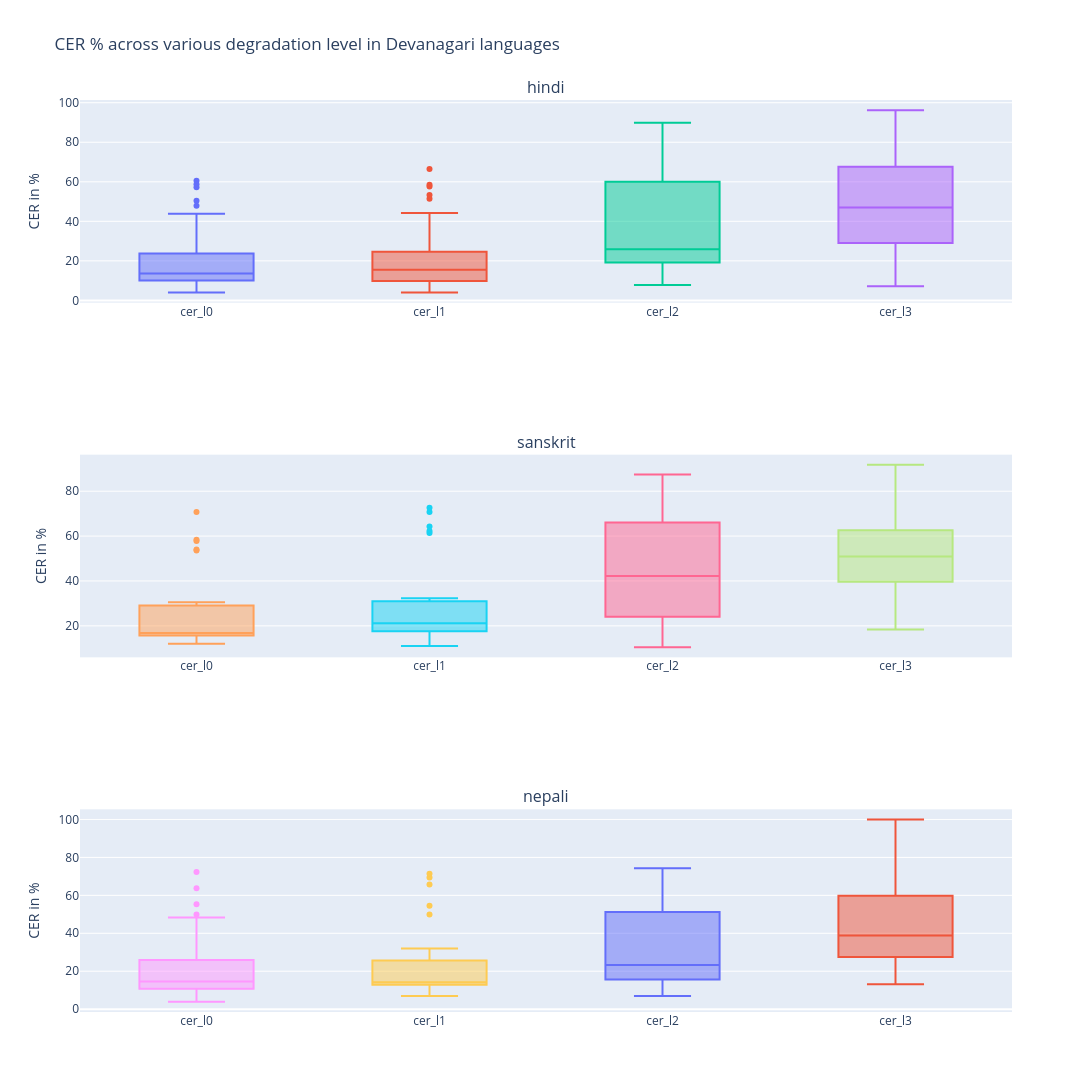

Here is the notebook cell this chart was saved with:
### Code cell
display_box_plot(results_df=results_devanagari, script='Devanagari', metric_type='CER').show()

### Figure 1 — Plotly figure (JSON) as saved in the notebook; plotly's stock layout.template omitted (floating-point values rounded to 4 significant figures)
{"data": [{"name": "cer_l0", "text": ["Devanagari_Noto_Sans_19", "Devanagari_Noto_Serif_Devanagari_18", "Devanagari_Anek_Devanagari_22", "Devanagari_Noto_Sans_23", "Devanagari_Poppins_13", "Devanagari_Poppins_29", "Devanagari_Poppins_4", "Devanagari_Anek_Devanagari_12", "Devanagari_Noto_Sans_3", "Devanagari_Noto_Sans_24", "Devanagari_Anek_Devanagari_25", "Devanagari_Poppins_2", "Devanagari_Noto_Sans_Devanagari_27", "Devanagari_Poppins_15", "Devanagari_Noto_Serif_Devanagari_7", "Devanagari_Noto_Sans_Devanagari_28", "Devanagari_Anek_Devanagari_26", "Devanagari_Noto_Serif_Devanagari_30", "Devanagari_Noto_Serif_Devanagari_8", "Devanagari_Poppins_20", "Devanagari_Noto_Sans_10", "Devanagari_Anek_Devanagari_11", "Devanagari_Noto_Sans_Devanagari_14", "Devanagari_Noto_Serif_Devanagari_16", "Devanagari_Noto_Sans_Devanagari_9", "Devanagari_Anek_Devanagari_17", "Devanagari_Noto_Sans_6", "Devanagari_Noto_Serif_Devanagari_21", "Devanagari_Anek_Devanagari_5"], "type": "box", "xaxis": "x", "y": [8.304, 22.14, 21.25, 23.86, 50.41, 58.77, 47.9, 11.83, 7.847, 11.25, 3.972, 57.3, 17.8, 43.84, 23.75, 20.73, 12.25, 11.35, 10.76, 60.56, 14.17, 6.827, 13.55, 6.302, 11.17, 7.671, 14.87, 7.895, 10.6], "yaxis": "y"}, {"name": "cer_l1", "text": ["Devanagari_Noto_Sans_19", "Devanagari_Noto_Serif_Devanagari_18", "Devanagari_Anek_Devanagari_22", "Devanagari_Noto_Sans_23", "Devanagari_Poppins_13", "Devanagari_Poppins_29", "Devanagari_Poppins_4", "Devanagari_Anek_Devanagari_12", "Devanagari_Noto_Sans_3", "Devanagari_Noto_Sans_24", "Devanagari_Anek_Devanagari_25", "Devanagari_Poppins_2", "Devanagari_Noto_Sans_Devanagari_27", "Devanagari_Poppins_15", "Devanagari_Noto_Serif_Devanagari_7", "Devanagari_Noto_Sans_Devanagari_28", "Devanagari_Anek_Devanagari_26", "Devanagari_Noto_Serif_Devanagari_30", "Devanagari_Noto_Serif_Devanagari_8", "Devanagari_Poppins_20", "Devanagari_Noto_Sans_10", "Devanagari_Anek_Devanagari_11", "Devanagari_Noto_Sans_Devanagari_14", "Devanagari_Noto_Serif_Devanagari_16", "Devanagari_Noto_Sans_Devanagari_9", "Devanagari_Anek_Devanagari_17", "Devanagari_Noto_Sans_6", "Devanagari_Noto_Serif_Devanagari_21", "Devanagari_Anek_Devanagari_5"], "type": "box", "xaxis": "x", "y": [9.582, 23.86, 15.49, 10.46, 58.52, 44.18, 51.45, 8.512, 8.319, 7.924, 4.05, 57.65, 16.39, 53.28, 8.798, 26.61, 14.74, 10.06, 11.66, 66.49, 14.17, 21.82, 14.79, 5.466, 16.15, 16.4, 16.05, 9.942, 16.64], "yaxis": "y"}, {"name": "cer_l2", "text": ["Devanagari_Noto_Sans_19", "Devanagari_Noto_Serif_Devanagari_18", "Devanagari_Anek_Devanagari_22", "Devanagari_Noto_Sans_23", "Devanagari_Poppins_13", "Devanagari_Poppins_29", "Devanagari_Poppins_4", "Devanagari_Anek_Devanagari_12", "Devanagari_Noto_Sans_3", "Devanagari_Noto_Sans_24", "Devanagari_Anek_Devanagari_25", "Devanagari_Poppins_2", "Devanagari_Noto_Sans_Devanagari_27", "Devanagari_Poppins_15", "Devanagari_Noto_Serif_Devanagari_7", "Devanagari_Noto_Sans_Devanagari_28", "Devanagari_Anek_Devanagari_26", "Devanagari_Noto_Serif_Devanagari_30", "Devanagari_Noto_Serif_Devanagari_8", "Devanagari_Poppins_20", "Devanagari_Noto_Sans_10", "Devanagari_Anek_Devanagari_11", "Devanagari_Noto_Sans_Devanagari_14", "Devanagari_Noto_Serif_Devanagari_16", "Devanagari_Noto_Sans_Devanagari_9", "Devanagari_Anek_Devanagari_17", "Devanagari_Noto_Sans_6", "Devanagari_Noto_Serif_Devanagari_21", "Devanagari_Anek_Devanagari_5"], "type": "box", "xaxis": "x", "y": [23.29, 68.63, 17.09, 24.5, 61.72, 58.06, 59.38, 32.16, 54.75, 7.845, 19.0, 74.07, 19.79, 75.83, 19.95, 37.69, 13.97, 63.1, 10.04, 65.58, 44.84, 25.5, 24.03, 25.92, 19.27, 13.56, 89.83, 40.99, 12.68], "yaxis": "y"}, {"name": "cer_l3", "text": ["Devanagari_Noto_Sans_19", "Devanagari_Noto_Serif_Devanagari_18", "Devanagari_Anek_Devanagari_22", "Devanagari_Noto_Sans_23", "Devanagari_Poppins_13", "Devanagari_Poppins_29", "Devanagari_Poppins_4", "Devanagari_Anek_Devanagari_12", "Devanagari_Noto_Sans_3", "Devanagari_Noto_Sans_24", "Devanagari_Anek_Devanagari_25", "Devanagari_Poppins_2", "Devanagari_Noto_Sans_Devanagari_27", "Devanagari_Poppins_15", "Devanagari_Noto_Serif_Devanagari_7", "Devanagari_Noto_Sans_Devanagari_28", "Devanagari_Anek_Devanagari_26", "Devanagari_Noto_Serif_Devanagari_30", "Devanagari_Noto_Serif_Devanagari_8", "Devanagari_Poppins_20", "Devanagari_Noto_Sans_10", "Devanagari_Anek_Devanagari_11", "Devanagari_Noto_Sans_Devanagari_14", "Devanagari_Noto_Serif_Devanagari_16", "Devanagari_Noto_Sans_Devanagari_9", "Devanagari_Anek_Devanagari_17", "Devanagari_Noto_Sans_6", "Devanagari_Noto_Serif_Devanagari_21", "Devanagari_Anek_Devanagari_5"], "type": "box", "xaxis": "x", "y": [16.2, 72.14, 30.25, 21.68, 75.8, 63.81, 61.52, 29.5, 33.04, 54.6, 7.165, 67.87, 67.56, 83.31, 77.75, 41.8, 36.5, 34.84, 58.59, 76.47, 45.18, 27.51, 96.25, 10.35, 22.21, 46.97, 17.64, 47.31, 49.42], "yaxis": "y"}, {"name": "cer_l0", "text": ["Devanagari_Poppins_24", "Devanagari_Anek_Devanagari_6", "Devanagari_Noto_Sans_Devanagari_16", "Devanagari_Noto_Serif_Devanagari_18", "Devanagari_Anek_Devanagari_22", "Devanagari_Poppins_12", "Devanagari_Poppins_8", "Devanagari_Anek_Devanagari_15", "Devanagari_Anek_Devanagari_19", "Devanagari_Noto_Serif_Devanagari_28", "Devanagari_Noto_Sans_Devanagari_30", "Devanagari_Noto_Serif_Devanagari_10", "Devanagari_Anek_Devanagari_2", "Devanagari_Noto_Sans_Devanagari_13", "Devanagari_Noto_Serif_Devanagari_9", "Devanagari_Noto_Sans_Devanagari_29", "Devanagari_Poppins_17", "Devanagari_Noto_Serif_Devanagari_11", "Devanagari_Noto_Sans_Devanagari_25", "Devanagari_Noto_Sans_21", "Devanagari_Noto_Sans_Devanagari_14", "Devanagari_Poppins_27", "Devanagari_Anek_Devanagari_5"], "type": "box", "xaxis": "x2", "y": [58.38, 12.14, 19.3, 12.17, 14.48, 57.8, 53.63, 17.16, 12.86, 24.47, 12.02, 15.88, 16.36, 21.69, 16.6, 22.72, 53.97, 16.72, 30.54, 15.63, 16.79, 70.75, 16.43], "yaxis": "y2"}, {"name": "cer_l1", "text": ["Devanagari_Poppins_24", "Devanagari_Anek_Devanagari_6", "Devanagari_Noto_Sans_Devanagari_16", "Devanagari_Noto_Serif_Devanagari_18", "Devanagari_Anek_Devanagari_22", "Devanagari_Poppins_12", "Devanagari_Poppins_8", "Devanagari_Anek_Devanagari_15", "Devanagari_Anek_Devanagari_19", "Devanagari_Noto_Serif_Devanagari_28", "Devanagari_Noto_Sans_Devanagari_30", "Devanagari_Noto_Serif_Devanagari_10", "Devanagari_Anek_Devanagari_2", "Devanagari_Noto_Sans_Devanagari_13", "Devanagari_Noto_Serif_Devanagari_9", "Devanagari_Noto_Sans_Devanagari_29", "Devanagari_Poppins_17", "Devanagari_Noto_Serif_Devanagari_11", "Devanagari_Noto_Sans_Devanagari_25", "Devanagari_Noto_Sans_21", "Devanagari_Noto_Sans_Devanagari_14", "Devanagari_Poppins_27", "Devanagari_Anek_Devanagari_5"], "type": "box", "xaxis": "x2", "y": [70.71, 14.1, 20.82, 16.18, 14.74, 61.42, 64.27, 18.15, 24.49, 32.34, 11.0, 20.14, 23.8, 22.14, 21.21, 27.01, 62.28, 19.39, 24.16, 17.39, 20.89, 72.64, 16.47], "yaxis": "y2"}, {"name": "cer_l2", "text": ["Devanagari_Poppins_24", "Devanagari_Anek_Devanagari_6", "Devanagari_Noto_Sans_Devanagari_16", "Devanagari_Noto_Serif_Devanagari_18", "Devanagari_Anek_Devanagari_22", "Devanagari_Poppins_12", "Devanagari_Poppins_8", "Devanagari_Anek_Devanagari_15", "Devanagari_Anek_Devanagari_19", "Devanagari_Noto_Serif_Devanagari_28", "Devanagari_Noto_Sans_Devanagari_30", "Devanagari_Noto_Serif_Devanagari_10", "Devanagari_Anek_Devanagari_2", "Devanagari_Noto_Sans_Devanagari_13", "Devanagari_Noto_Serif_Devanagari_9", "Devanagari_Noto_Sans_Devanagari_29", "Devanagari_Poppins_17", "Devanagari_Noto_Serif_Devanagari_11", "Devanagari_Noto_Sans_Devanagari_25", "Devanagari_Noto_Sans_21", "Devanagari_Noto_Sans_Devanagari_14", "Devanagari_Poppins_27", "Devanagari_Anek_Devanagari_5"], "type": "box", "xaxis": "x2", "y": [68.62, 29.25, 43.82, 13.92, 72.99, 76.77, 71.58, 58.27, 34.15, 30.96, 10.49, 39.57, 42.22, 48.33, 23.4, 43.65, 71.78, 26.13, 47.24, 19.76, 20.55, 87.48, 16.35], "yaxis": "y2"}, {"name": "cer_l3", "text": ["Devanagari_Poppins_24", "Devanagari_Anek_Devanagari_6", "Devanagari_Noto_Sans_Devanagari_16", "Devanagari_Noto_Serif_Devanagari_18", "Devanagari_Anek_Devanagari_22", "Devanagari_Poppins_12", "Devanagari_Poppins_8", "Devanagari_Anek_Devanagari_15", "Devanagari_Anek_Devanagari_19", "Devanagari_Noto_Serif_Devanagari_28", "Devanagari_Noto_Sans_Devanagari_30", "Devanagari_Noto_Serif_Devanagari_10", "Devanagari_Anek_Devanagari_2", "Devanagari_Noto_Sans_Devanagari_13", "Devanagari_Noto_Serif_Devanagari_9", "Devanagari_Noto_Sans_Devanagari_29", "Devanagari_Poppins_17", "Devanagari_Noto_Serif_Devanagari_11", "Devanagari_Noto_Sans_Devanagari_25", "Devanagari_Noto_Sans_21", "Devanagari_Noto_Sans_Devanagari_14", "Devanagari_Poppins_27", "Devanagari_Anek_Devanagari_5"], "type": "box", "xaxis": "x2", "y": [83.69, 50.96, 53.59, 38.9, 47.0, 79.83, 76.51, 44.34, 22.43, 42.02, 19.18, 19.23, 55.62, 64.87, 44.8, 52.42, 85.57, 54.41, 53.96, 28.88, 18.39, 91.77, 45.76], "yaxis": "y2"}, {"name": "cer_l0", "text": ["Devanagari_Poppins_24", "Devanagari_Noto_Sans_5", "Devanagari_Noto_Sans_Devanagari_21", "Devanagari_Noto_Sans_14", "Devanagari_Noto_Serif_Devanagari_1", "Devanagari_Poppins_29", "Devanagari_Noto_Sans_18", "Devanagari_Poppins_25", "Devanagari_Noto_Serif_Devanagari_23", "Devanagari_Poppins_22", "Devanagari_Noto_Sans_12", "Devanagari_Noto_Serif_Devanagari_7", "Devanagari_Anek_Devanagari_10", "Devanagari_Noto_Sans_Devanagari_28", "Devanagari_Anek_Devanagari_26", "Devanagari_Anek_Devanagari_30", "Devanagari_Noto_Serif_Devanagari_27", "Devanagari_Anek_Devanagari_3", "Devanagari_Noto_Sans_Devanagari_13", "Devanagari_Anek_Devanagari_4", "Devanagari_Noto_Serif_Devanagari_2", "Devanagari_Anek_Devanagari_8", "Devanagari_Noto_Sans_Devanagari_9", "Devanagari_Noto_Sans_16", "Devanagari_Anek_Devanagari_17", "Devanagari_Noto_Sans_6", "Devanagari_Poppins_11", "Devanagari_Noto_Sans_20"], "type": "box", "xaxis": "x3", "y": [63.69, 28.76, 9.598, 20.07, 23.13, 48.29, 12.15, 49.87, 15.97, 55.37, 10.99, 12.9, 7.661, 13.63, 11.66, 7.027, 22.16, 3.855, 22.25, 12.35, 10.45, 9.764, 17.18, 11.36, 40.67, 15.45, 72.36, 7.254], "yaxis": "y3"}, {"name": "cer_l1", "text": ["Devanagari_Poppins_24", "Devanagari_Noto_Sans_5", "Devanagari_Noto_Sans_Devanagari_21", "Devanagari_Noto_Sans_14", "Devanagari_Noto_Serif_Devanagari_1", "Devanagari_Poppins_29", "Devanagari_Noto_Sans_18", "Devanagari_Poppins_25", "Devanagari_Noto_Serif_Devanagari_23", "Devanagari_Poppins_22", "Devanagari_Noto_Sans_12", "Devanagari_Noto_Serif_Devanagari_7", "Devanagari_Anek_Devanagari_10", "Devanagari_Noto_Sans_Devanagari_28", "Devanagari_Anek_Devanagari_26", "Devanagari_Anek_Devanagari_30", "Devanagari_Noto_Serif_Devanagari_27", "Devanagari_Anek_Devanagari_3", "Devanagari_Noto_Sans_Devanagari_13", "Devanagari_Anek_Devanagari_4", "Devanagari_Noto_Serif_Devanagari_2", "Devanagari_Anek_Devanagari_8", "Devanagari_Noto_Sans_Devanagari_9", "Devanagari_Noto_Sans_16", "Devanagari_Anek_Devanagari_17", "Devanagari_Noto_Sans_6", "Devanagari_Poppins_11", "Devanagari_Noto_Sans_20"], "type": "box", "xaxis": "x3", "y": [69.39, 18.83, 10.34, 20.12, 25.44, 49.84, 22.71, 54.57, 12.64, 65.77, 13.07, 13.82, 8.014, 13.4, 13.61, 6.887, 25.81, 7.71, 24.26, 13.27, 13.74, 12.46, 14.55, 13.96, 31.97, 15.78, 71.33, 8.482], "yaxis": "y3"}, {"name": "cer_l2", "text": ["Devanagari_Poppins_24", "Devanagari_Noto_Sans_5", "Devanagari_Noto_Sans_Devanagari_21", "Devanagari_Noto_Sans_14", "Devanagari_Noto_Serif_Devanagari_1", "Devanagari_Poppins_29", "Devanagari_Noto_Sans_18", "Devanagari_Poppins_25", "Devanagari_Noto_Serif_Devanagari_23", "Devanagari_Poppins_22", "Devanagari_Noto_Sans_12", "Devanagari_Noto_Serif_Devanagari_7", "Devanagari_Anek_Devanagari_10", "Devanagari_Noto_Sans_Devanagari_28", "Devanagari_Anek_Devanagari_26", "Devanagari_Anek_Devanagari_30", "Devanagari_Noto_Serif_Devanagari_27", "Devanagari_Anek_Devanagari_3", "Devanagari_Noto_Sans_Devanagari_13", "Devanagari_Anek_Devanagari_4", "Devanagari_Noto_Serif_Devanagari_2", "Devanagari_Anek_Devanagari_8", "Devanagari_Noto_Sans_Devanagari_9", "Devanagari_Noto_Sans_16", "Devanagari_Anek_Devanagari_17", "Devanagari_Noto_Sans_6", "Devanagari_Poppins_11", "Devanagari_Noto_Sans_20"], "type": "box", "xaxis": "x3", "y": [74.32, 23.42, 25.86, 18.58, 49.67, 52.72, 23.48, 57.86, 20.95, 68.86, 16.77, 23.02, 15.68, 12.07, 60.01, 15.46, 34.97, 19.98, 26.6, 15.58, 10.79, 14.28, 20.29, 15.73, 62.18, 25.99, 74.13, 6.92], "yaxis": "y3"}, {"name": "cer_l3", "text": ["Devanagari_Poppins_24", "Devanagari_Noto_Sans_5", "Devanagari_Noto_Sans_Devanagari_21", "Devanagari_Noto_Sans_14", "Devanagari_Noto_Serif_Devanagari_1", "Devanagari_Poppins_29", "Devanagari_Noto_Sans_18", "Devanagari_Poppins_25", "Devanagari_Noto_Serif_Devanagari_23", "Devanagari_Poppins_22", "Devanagari_Noto_Sans_12", "Devanagari_Noto_Serif_Devanagari_7", "Devanagari_Anek_Devanagari_10", "Devanagari_Noto_Sans_Devanagari_28", "Devanagari_Anek_Devanagari_26", "Devanagari_Anek_Devanagari_30", "Devanagari_Noto_Serif_Devanagari_27", "Devanagari_Anek_Devanagari_3", "Devanagari_Noto_Sans_Devanagari_13", "Devanagari_Anek_Devanagari_4", "Devanagari_Noto_Serif_Devanagari_2", "Devanagari_Anek_Devanagari_8", "Devanagari_Noto_Sans_Devanagari_9", "Devanagari_Noto_Sans_16", "Devanagari_Anek_Devanagari_17", "Devanagari_Noto_Sans_6", "Devanagari_Poppins_11", "Devanagari_Noto_Sans_20"], "type": "box", "xaxis": "x3", "y": [66.16, 46.06, 47.82, 32.77, 23.74, 68.43, 25.66, 65.79, 28.61, 75.43, 28.85, 49.95, 28.23, 100.0, 37.3, 26.49, 100.0, 22.28, 41.14, 49.16, 53.85, 20.26, 37.34, 13.08, 40.41, 26.7, 85.49, 32.37], "yaxis": "y3"}], "layout": {"annotations": [{"font": {"size": 16}, "showarrow": false, "text": "hindi", "x": 0.5, "xanchor": "center", "xref": "paper", "y": 1, "yanchor": "bottom", "yref": "paper"}, {"font": {"size": 16}, "showarrow": false, "text": "sanskrit", "x": 0.5, "xanchor": "center", "xref": "paper", "y": 0.6111, "yanchor": "bottom", "yref": "paper"}, {"font": {"size": 16}, "showarrow": false, "text": "nepali", "x": 0.5, "xanchor": "center", "xref": "paper", "y": 0.2222, "yanchor": "bottom", "yref": "paper"}], "height": 1200, "showlegend": false, "title": {"text": "CER % across various degradation level in Devanagari languages"}, "width": 1400, "xaxis": {"anchor": "y", "domain": [0, 1]}, "xaxis2": {"anchor": "y2", "domain": [0, 1]}, "xaxis3": {"anchor": "y3", "domain": [0, 1]}, "yaxis": {"anchor": "x", "domain": [0.7778, 1], "title": {"text": "CER in %"}}, "yaxis2": {"anchor": "x2", "domain": [0.3889, 0.6111], "title": {"text": "CER in %"}}, "yaxis3": {"anchor": "x3", "domain": [0, 0.2222], "title": {"text": "CER in %"}}}}
